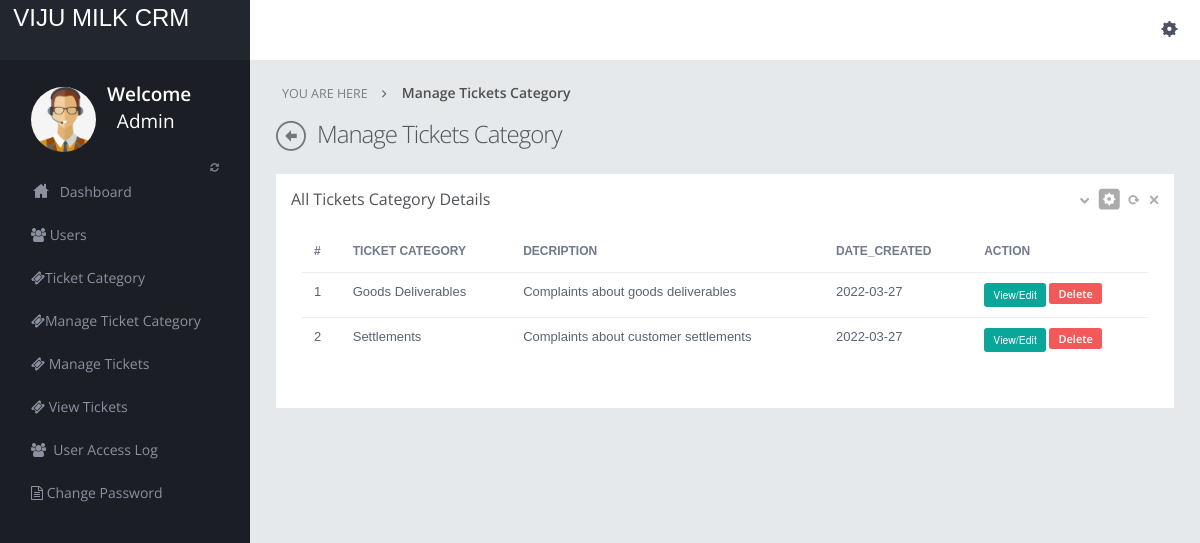
/admin/manage-ticket-category.php (signed in), run on the app's committed database.
### tables this page shows
CREATE TABLE `ticket_category` (
  `Id` int(10) NOT NULL,
  `categoryName` varchar(255) NOT NULL,
  `description` varchar(255) NOT NULL,
  `dateCreated` varchar(255) NOT NULL
);

### admin/manage-ticket-category.php (the view, shortened to what this page needs)
<?php
include("dbconnection.php");
?>
<!DOCTYPE html>
<html>
<head>
<link href="assets/plugins/pace/pace-theme-flash.css" rel="stylesheet" type="text/css" media="screen"/>
<link href="assets/plugins/boostrapv3/css/bootstrap.min.css" rel="stylesheet" type="text/css"/>
<link href="assets/plugins/boostrapv3/css/bootstrap-theme.min.css" rel="stylesheet" type="text/css"/>
<link href="assets/plugins/font-awesome/css/font-awesome.css" rel="stylesheet" type="text/css"/>
<link href="assets/css/animate.min.css" rel="stylesheet" type="text/css"/>
<link href="assets/plugins/jquery-scrollbar/jquery.scrollbar.css" rel="stylesheet" type="text/css"/>
<link href="assets/css/style.css" rel="stylesheet" type="text/css"/>
<link href="assets/css/responsive.css" rel="stylesheet" type="text/css"/>
<link href="assets/css/custom-icon-set.css" rel="stylesheet" type="text/css"/>
</head>
<body class="">
<?php include("header.php");?>
<div class="page-container row">
      <?php include("leftbar.php");?>
    </div>
  </div>
    <div class="page-content">
            <div class="content">
                <ul class="breadcrumb">
                    <li>
                        <p>YOU ARE HERE</p>
                    </li>
                    <li><a href="#" class="active">Manage Tickets Category</a>
                    </li>
                </ul>
                <div class="page-title">	<i class="icon-custom-left"></i>
                    	<h3>Manage Tickets Category</h3>
                </div>
                <div class="row">
                    <div class="col-md-12">
                        <div class="row">
                            <div class="col-md-12">
                                <div class="grid simple ">
                                    <div class="grid-title no-border">
                                        	<h4>All Tickets Category Details</h4>
                                        <div class="tools">	<a href="javascript:;" class="collapse"></a>
											<a href="#grid-config" data-toggle="modal" class="config"></a>
											<a href="javascript:;" class="reload"></a>
											<a href="javascript:;" class="remove"></a>
                                        </div>
                                    </div>
                                    <div class="grid-body no-border">
                                            <table class="table table-hover no-more-tables">
                                                <thead>
                                                    <tr>
                                                        <th>#</th>
                                                        <th>Ticket Category</th>
                                                        <th>Decription</th>
                                                        <th>Date_Created</th>
                                                        <th>Action</th>
                                                    </tr>
                                                </thead>
                                                <tbody>
                                                <?php $ret=mysqli_query($con,"select * from ticket_category");
												$cnt=1;
												while($row=mysqli_fetch_array($ret))
												{
												?>
                                                    <tr>
                                                        <td><?php echo $cnt;?></td>
                                                        <td><?php echo $row['categoryName'];?></td>
                                                        <td><?php echo $row['description'];?></td>
                                                         <td><?php echo $row['dateCreated'];?></td>
                                                          <td>
                                                          <form name="abc" action="" method="post">
                                                          <a href="edit-ticket-category.php?id=<?php echo $row['Id'];?>" class="btn btn-primary btn-xs btn-mini">View/Edit</a>
                                                           <a href="manage-ticket-category.php?id=<?php echo $row['Id'];?>" class="label label-important" onclick="return confirm('Are you sure you want to delete this user?');">Delete</a>
                                                           </form>
                                                          </td>
                                                    </tr>
                                                    <?php $cnt=$cnt+1; } ?>
                                                </tbody>
                                            </table>
                                    </div>
                                </div>
                            </div>
                        </div>
                    </div>
					</div>
                </div>
            </div>
        </div>
</body>
</html>

### admin/assets/css/responsive.css (style rules this page uses)
@media (min-width: 980px) { .page-content { margin-left: 250px; min-height: 100%; } }

### data on the page
ticket_category: categoryName "Goods Deliverables", description "Complaints about goods deliverables", dateCreated "2022-03-27"
ticket_category: categoryName "Settlements", description "Complaints about customer settlements", dateCreated "2022-03-27"
